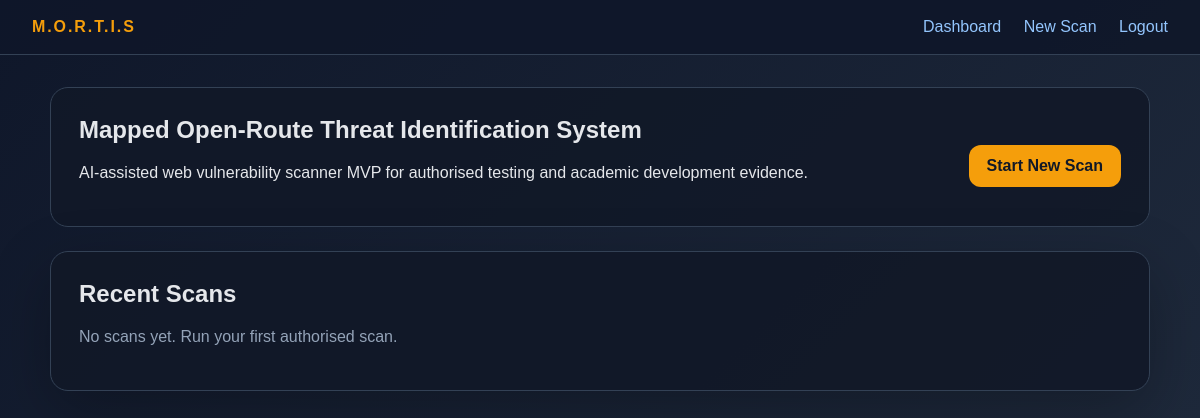
Page /dashboard (signed in) on the earlier database version.
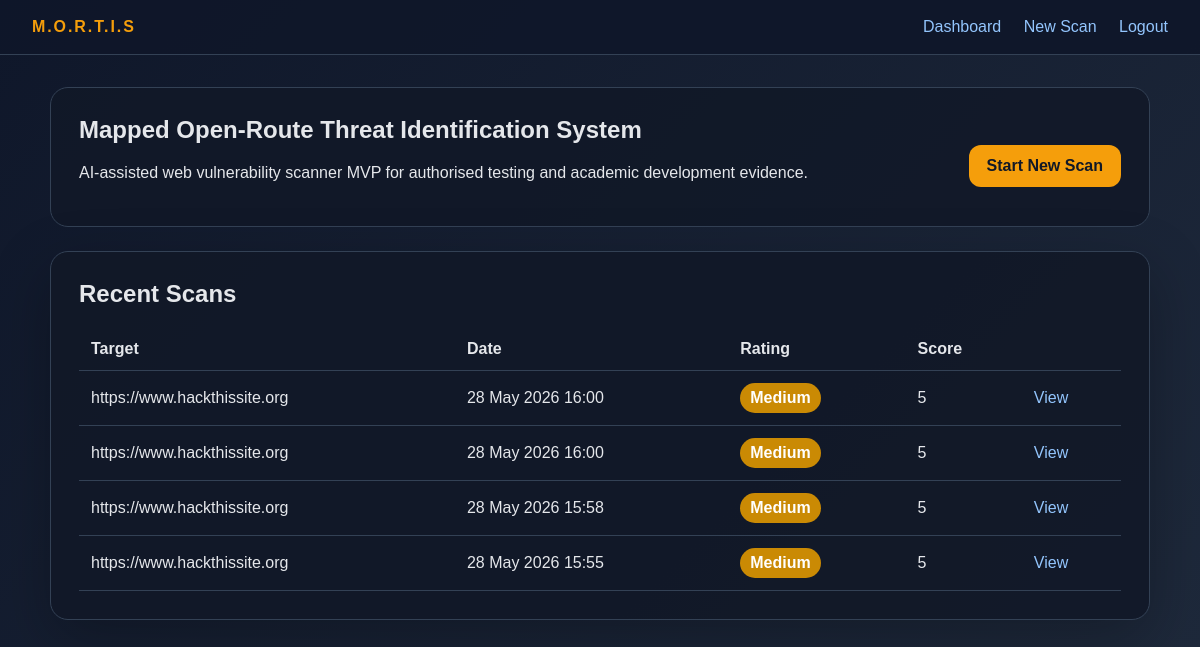
Same page on the later database version.
### app/models.py (models this page shows)
class Scan(db.Model):
    id = db.Column(db.Integer, primary_key=True)
    target_url = db.Column(db.String(500), nullable=False)
    created_at = db.Column(db.DateTime, default=datetime.utcnow)
    overall_score = db.Column(db.Integer, default=0)
    overall_rating = db.Column(db.String(20), default="Low")
    report_summary = db.Column(db.Text, default="")
    findings = db.relationship("Finding", backref="scan", cascade="all, delete-orphan", lazy=True)

### app/routes.py (the view)
@bp.route("/dashboard")
@login_required
def dashboard():
    scans = Scan.query.order_by(Scan.created_at.desc()).limit(10).all()
    return render_template("dashboard.html", scans=scans)

### app/routes.py (called while the page is built)
def login_required(view):
    @wraps(view)
    def wrapped(*args, **kwargs):
        if "user_id" not in session:
            return redirect(url_for("main.login"))
        return view(*args, **kwargs)
    return wrapped

### app/templates/dashboard.html
{% extends "base.html" %}
{% block content %}
<section class="hero">
  <div>
    <h1>Mapped Open-Route Threat Identification System</h1>
    <p>AI-assisted web vulnerability scanner MVP for authorised testing and academic development evidence.</p>
  </div>
  <a class="button" href="{{ url_for('main.scan') }}">Start New Scan</a>
</section>
<section class="card">
  <h2>Recent Scans</h2>
  {% if scans %}
  <table>
    <thead><tr><th>Target</th><th>Date</th><th>Rating</th><th>Score</th><th></th></tr></thead>
    <tbody>
    {% for scan in scans %}
      <tr>
        <td>{{ scan.target_url }}</td>
        <td>{{ scan.created_at.strftime('%d %b %Y %H:%M') }}</td>
        <td><span class="badge {{ scan.overall_rating|lower }}">{{ scan.overall_rating }}</span></td>
        <td>{{ scan.overall_score }}</td>
        <td><a href="{{ url_for('main.results', scan_id=scan.id) }}">View</a></td>
      </tr>
    {% endfor %}
    </tbody>
  </table>
  {% else %}
    <p class="muted">No scans yet. Run your first authorised scan.</p>
  {% endif %}
</section>
{% endblock %}

### app/templates/base.html (shortened to what this page needs)
<!doctype html>
<html lang="en">
<head>
  <link rel="stylesheet" href="{{ url_for('static', filename='css/style.css') }}">
</head>
<body>
  <header class="topbar">
    <div class="brand">M.O.R.T.I.S</div>
    <nav>
      {% if session.get('user_id') %}
        <a href="{{ url_for('main.dashboard') }}">Dashboard</a>
        <a href="{{ url_for('main.scan') }}">New Scan</a>
        <a href="{{ url_for('main.logout') }}">Logout</a>
      {% endif %}
    </nav>
  </header>
  <main class="container">
    {% block content %}{% endblock %}
  </main>
</body>
</html>

### app/static/css/style.css (style rules this page uses)
:root { --bg: #0f172a; --panel: #111827; --text: #e5e7eb; --muted: #94a3b8; --line: #334155; --accent: #f59e0b; }
*, *::before, *::after { box-sizing: border-box; }
body { margin: 0; font-family: Arial, sans-serif; background: linear-gradient(135deg, #0f172a, #1e293b); color: var(--text); }
h1, h2, h3 { margin-top: 0; }
a { color: #93c5fd; text-decoration: none; }
.topbar { position: sticky; top: 0; display: flex; justify-content: space-between; align-items: center; padding: 18px 32px; background: rgba(15, 23, 42, 0.9); border-bottom: 1px solid var(--line); }
.topbar .brand { font-weight: 800; letter-spacing: 0.12em; color: var(--accent); }
.topbar nav a { margin-left: 18px; }
.container { width: min(1100px, 94%); margin: 32px auto; }
.hero { display: flex; justify-content: space-between; align-items: center; gap: 24px; padding: 28px; margin-bottom: 24px; background: rgba(17, 24, 39, 0.85); border: 1px solid var(--line); border-radius: 18px; }
.card { padding: 28px; margin-bottom: 24px; background: rgba(17, 24, 39, 0.9); border: 1px solid var(--line); border-radius: 18px; box-shadow: 0 20px 60px rgba(0, 0, 0, 0.25); }
button, .button { display: inline-block; margin-top: 18px; padding: 12px 18px; background: var(--accent); color: #111827; font-weight: 800; border: 0; border-radius: 12px; cursor: pointer; }
table { width: 100%; border-collapse: collapse; }
th, td { padding: 12px; text-align: left; border-bottom: 1px solid var(--line); }
.badge { display: inline-block; padding: 6px 10px; background: #334155; color: #fff; font-weight: 800; border-radius: 999px; }
.badge.medium { background: #ca8a04; }

Differences in the rows shown:
added Scan: target_url "https://www.hackthissite.org", created_at "28 May 2026 16:00", overall_rating "Medium", overall_score "5"
added Scan: target_url "https://www.hackthissite.org", created_at "28 May 2026 16:00", overall_rating "Medium", overall_score "5"
added Scan: target_url "https://www.hackthissite.org", created_at "28 May 2026 15:58", overall_rating "Medium", overall_score "5"
added Scan: target_url "https://www.hackthissite.org", created_at "28 May 2026 15:55", overall_rating "Medium", overall_score "5"
Other differences:
text no longer shown: "No scans yet. Run your first authorised scan."
text now shown: "Target Date Rating Score"
